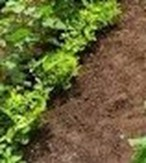
#> input picture 1C.jpg, 146 x 163 px, found by its file name
$ python q10andq11.py
#> lines starting #> are read from the running program, lines starting #| are printed output that depends on the picture; after the words box and inside, x2 and y2 are one past the last pixel; in counts of white or black regions, pixels touching at a corner belong together
import cv2 as cv
import numpy as np
import matplotlib.pyplot as plt
from sklearn.linear_model import RANSACRegressor
from sklearn.linear_model import LinearRegression


# Load cropped crop image
img = cv.imread(r"D:\Assignment 2\ET3112_Assignment02\1C.jpg", 0)   # Fig 1c (grayscale)
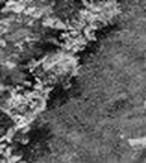
#> img: shape (163, 146); min 0, max 242, mean 98.5


# Apply Canny edge detection
edges = cv.Canny(img, 550, 690)
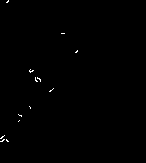
#> edges: shape (163, 146); 0.31% white in thin lines or dots, all inside (x1, y1, x2, y2) = (0, 0, 78, 142)


# Extract edge coordinates
indices = np.where(edges != 0)
#> indices = 73 positions, rows 0 to 141, columns 0 to 77

x = indices[1]
#> x = 73 values, max 77 at index 9, min 0 at index 59, mean 28.68
y = indices[0]
#> y = 73 values from 0 to 141

# reshape for sklearn
X = x.reshape(-1, 1)
#> X has the same summary as x
Y = y
#> Y = 73 values from 0 to 141


# 4. Apply RANSAC
ransac = RANSACRegressor(LinearRegression())

ransac.fit(X, Y)

# predicted line
y_ransac = ransac.predict(X)
#> y_ransac = 73 values, max 144.3 at index 59, min 4.24 at index 9, mean 92.12

# Plot scatter + RANSAC line
plt.figure(figsize=(6,6))

plt.scatter(x, y, s=1, label="Edge Points")
plt.plot(x, y_ransac, color='red', linewidth=2, label="RANSAC Fit")

plt.title("RANSAC Line Estimation")
plt.xlabel("x")
plt.ylabel("y")
plt.legend()

plt.gca().invert_yaxis()


#Save image for report
plt.savefig("q10_ransac_line.png", dpi=300)
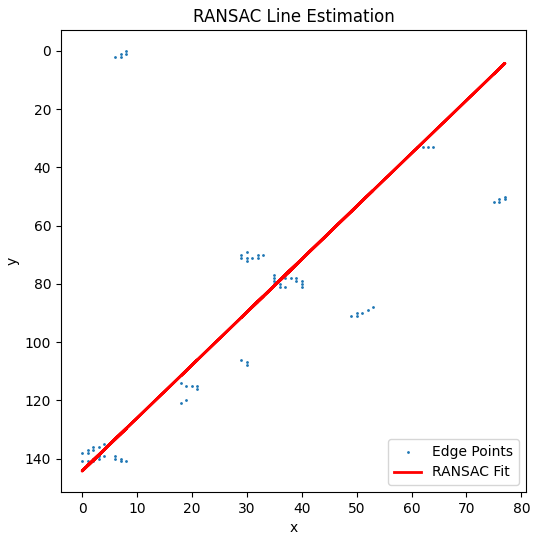
#> figure drawn by matplotlib, 1 panel

plt.show()


# Calculate angle (for Q11)
slope = ransac.estimator_.coef_[0]

theta = np.degrees(np.arctan(slope))

print("Estimated slope:", slope)
print("Estimated crop field angle (degrees):", theta)

$ run again, with 1(a).png saved as 1C.jpg
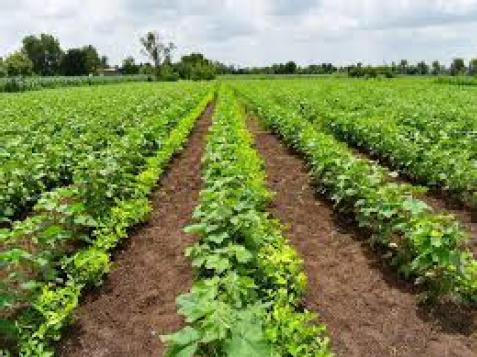
#> input picture 1(a).png, 477 x 357 px, found by its file name
#> `edges = cv.Canny(img, 550, 690)`:
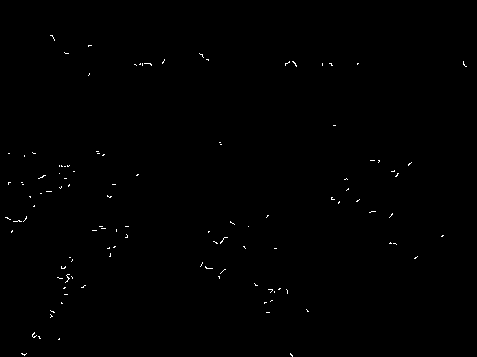
#> edges: shape (357, 477); 0.32% white in thin lines or dots, all inside (x1, y1, x2, y2) = (5, 35, 467, 357)
#> indices = 544 positions, rows 35 to 356, columns 5 to 466
#> x = 544 values, max 466 at index 91, min 5 at index 260, mean 175.7
#> y = 544 values from 35 to 356
#> X has the same summary as x
#> y_ransac = 544 values, max 232.1 at index 260, min 215.2 at index 91, mean 225.9
#> `plt.savefig("q10_ransac_line.png", dpi=300)`:
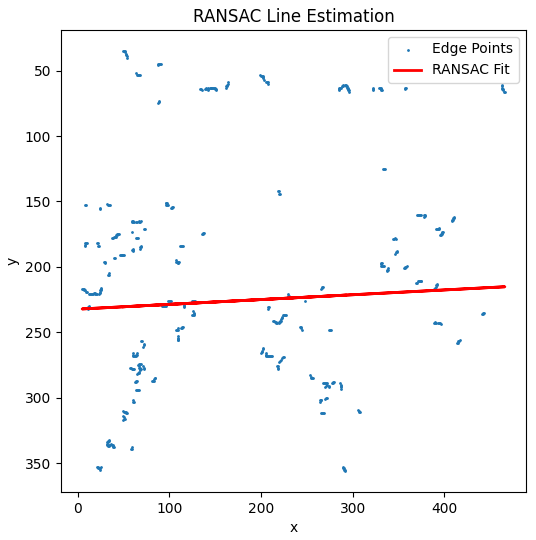
#> figure drawn by matplotlib, 1 panel
